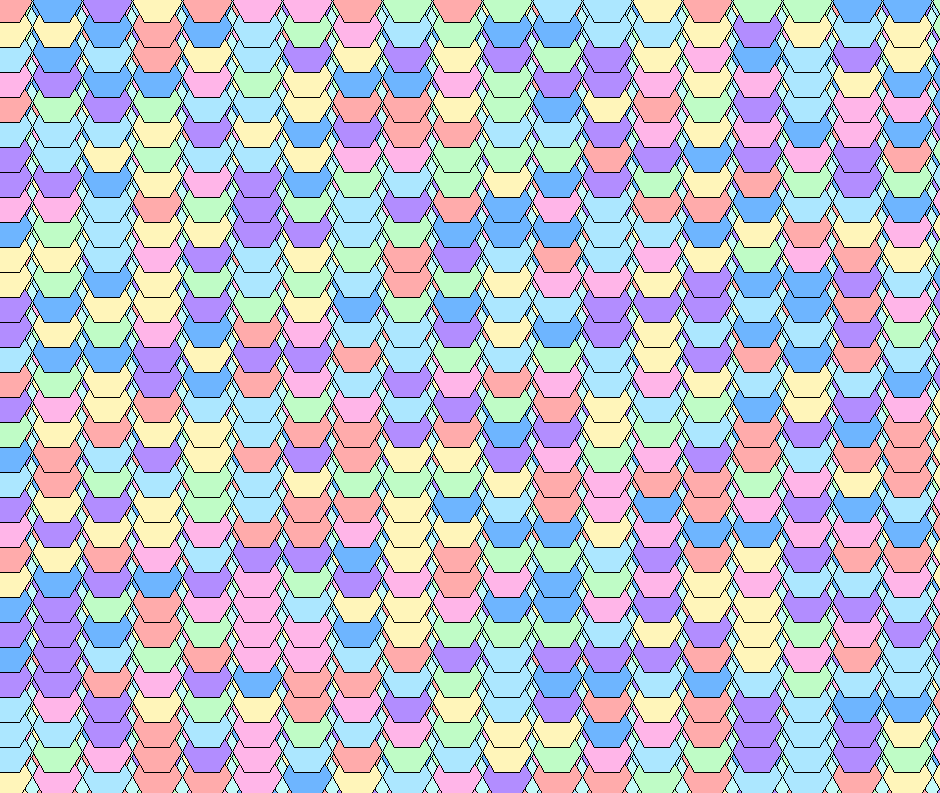

The script that drew this image:
import turtle
import random
#prompt is tessellation 
t = turtle.Screen()
t.tracer(0)
t.bgcolor("#c4faf8")

s_size = 25
s = turtle.Turtle()
s.speed(10)
s.pu()
s.goto(-turtle.window_width()/2,turtle.window_height()/2)
s.pd()

listcolors=['#ffb5e8','#b28dff','#ace7ff','#6eb5ff','#bffcc6','#ffabab','#fff5ba']

a = 0
b = 0
for i in range(100):
    if(b == 0):
        a=1
    else:
        a=0
    for j in range(100):
        s.penup()
        s.hideturtle()
        s.goto(-turtle.window_width() / 2 + j * s_size, (-turtle.window_height() / 2) + i * s_size + s_size)
        s.pendown()
        if(a==0):
            s.fillcolor(random.choice(listcolors))
            a=1
        else:
            s.fillcolor(random.choice(listcolors))
            a=0
        s.begin_fill()
        for k in range(9): 
            s.forward(s_size)
            s.right(60)
        s.end_fill() 
    if(b==0):
        b=1
    else:
        b=0
t.tracer(1)
t.exitonclick()
